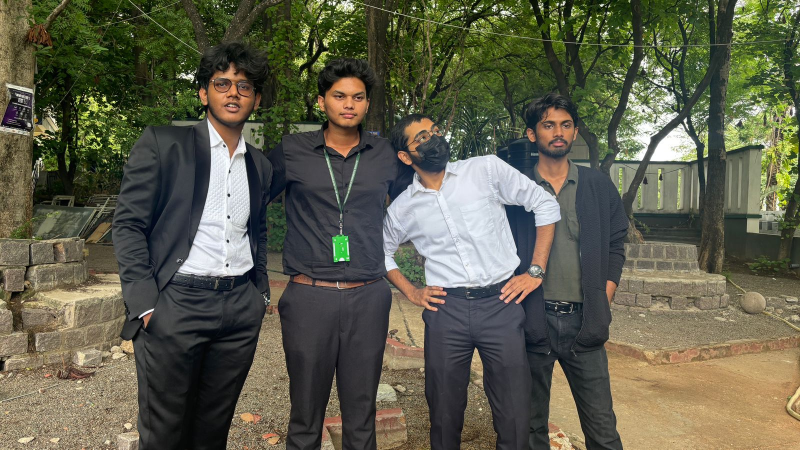
#> input picture backend/data/attendance_images/attendance_AI_20260209_162508_IMG-20250925-WA0008.jpg, 1600 x 900 px (shown at 1/2 size)
$ python -i video_processing.py   (imports and definitions only)
#> lines starting #> are read from the running program, lines starting #| are printed output that depends on the picture
"""
Video Processing Service
Handles video frame extraction for student enrollment
"""

import cv2
import os
import json
from typing import List, Tuple
from datetime import datetime
import logging

logger = logging.getLogger(__name__)


class VideoProcessingService:
    """Service for processing videos and extracting frames"""

    def __init__(self):
        self.settings_file = "data/app_settings.json"
        self.default_settings = {
            "fpsExtraction": 2,
            "similarityThreshold": 0.6,
            "useGPU": False
        }

    # [135 lines left out: functions load_settings, extract_frames_from_video, process_student_video, not called in this run]

    def process_frame(self, frame_path: str) -> str:
        """
        Process and enhance a single frame

        Args:
            frame_path: Path to the frame image

        Returns:
            Path to the processed frame
        """
        try:
            # Load image
            image = cv2.imread(frame_path)
#> image is the input picture: shape (900, 1600, 3); mean B, G, R 75.6, 93.9, 94.6
            if image is None:
                raise ValueError(f"Could not load image: {frame_path}")

            # Convert to RGB (OpenCV uses BGR)
            image_rgb = cv2.cvtColor(image, cv2.COLOR_BGR2RGB)

            # Resize image to standard size (optional)
            height, width = image_rgb.shape[:2]
#> height = 900; width = 1600
            if width > 800 or height > 600:
                # Resize maintaining aspect ratio
                scale = min(800/width, 600/height)
#> scale = 0.5
                new_width = int(width * scale)
#> new_width = 800
                new_height = int(height * scale)
#> new_height = 450
                image_rgb = cv2.resize(image_rgb, (new_width, new_height))
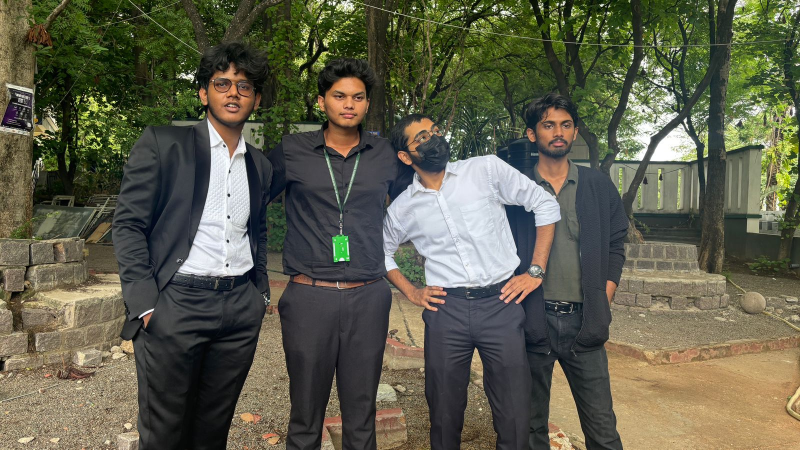
#> image_rgb: shape (450, 800, 3); mean R, G, B 94.8, 94.1, 75.7

            # Enhance image quality (optional)
            # You can add more image enhancement here

            # Generate processed filename
            base_name = os.path.splitext(frame_path)[0]
            processed_path = f"{base_name}_processed.jpg"

            # Convert back to BGR for saving
            image_bgr = cv2.cvtColor(image_rgb, cv2.COLOR_RGB2BGR)

            # Save processed image
            cv2.imwrite(processed_path, image_bgr)

            return processed_path

        except Exception as e:
            logger.error(f"Error processing frame {frame_path}: {e}")
            return frame_path  # Return original if processing fails

    # [56 lines left out: function validate_video, not called in this run]

>>> result = VideoProcessingService().process_frame('../../data/attendance_images/attendance_AI_20260209_162508_IMG-20250925-WA0008.jpg')

$ run again, on backend/data/attendance_images/attendance_AI_20260218_105704_IMG-20250925-WA0010.jpg
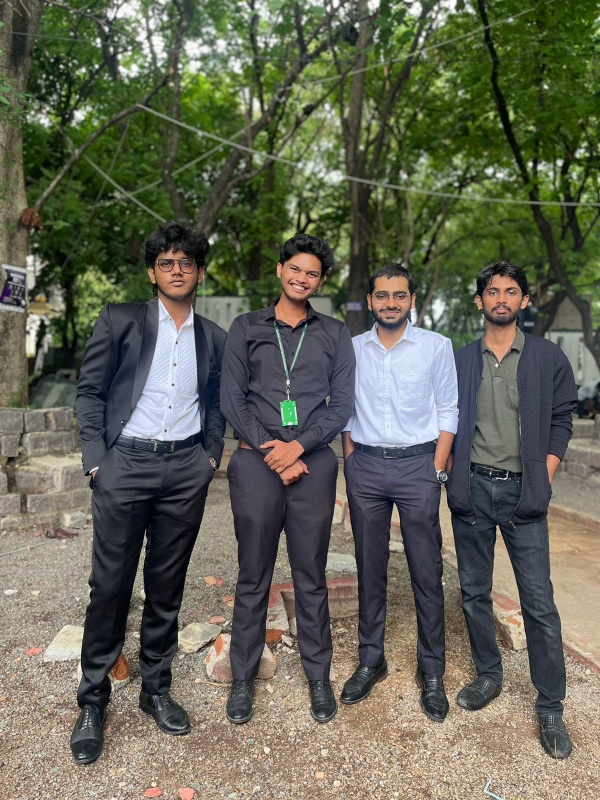
#> input picture backend/data/attendance_images/attendance_AI_20260218_105704_IMG-20250925-WA0010.jpg, 1200 x 1600 px (shown at 1/2 size)
#> in process_frame, image is the input picture: shape (1600, 1200, 3); mean B, G, R 85.2, 101.2, 99.8
#> in process_frame, `image_rgb = cv2.resize(image_rgb, (new_width, new_height))`:
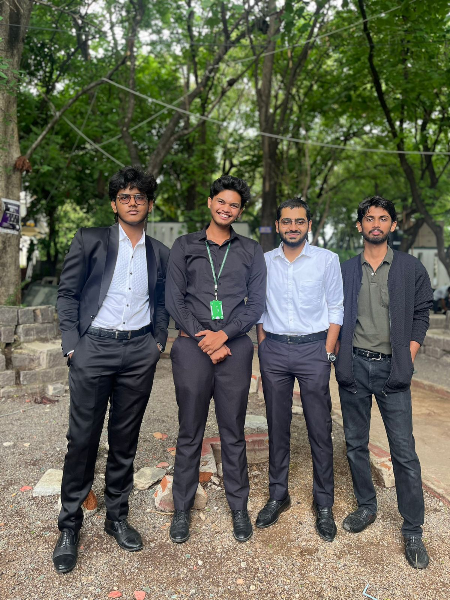
#> image_rgb: shape (600, 450, 3); mean R, G, B 99.7, 101.1, 85.1

$ run again, on backend/data/attendance_images/attendance_AI_20260209_163117_IMG_8426.jpg
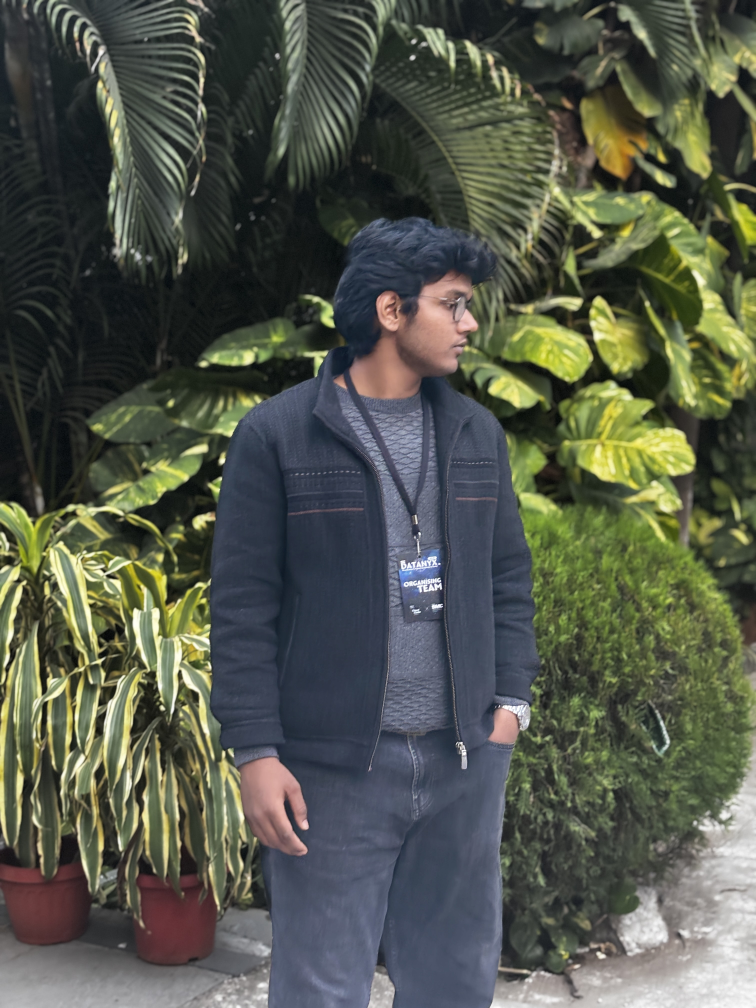
#> input picture backend/data/attendance_images/attendance_AI_20260209_163117_IMG_8426.jpg, 3024 x 4032 px (shown at 1/4 size)
#> in process_frame, image is the input picture: shape (4032, 3024, 3); mean B, G, R 75.2, 87.2, 82.9
#> in process_frame, `image_rgb = cv2.resize(image_rgb, (new_width, new_height))`:
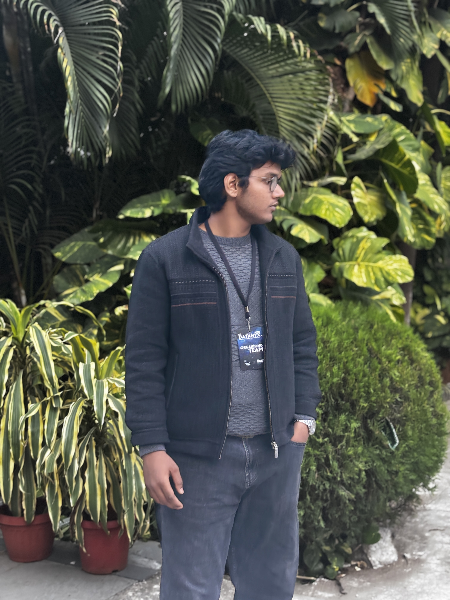
#> image_rgb: shape (600, 450, 3); mean R, G, B 82.8, 87.1, 75.1
